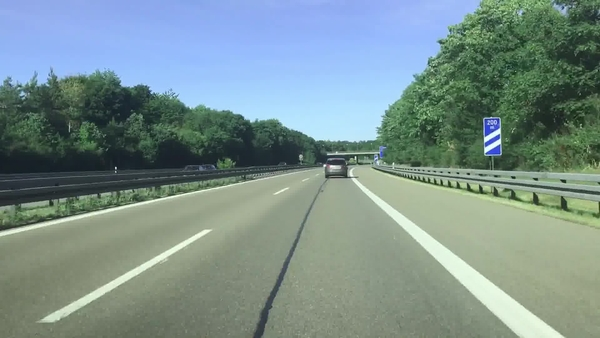
%> input picture conventional/otherFootage/original.jpg, 600 x 338 px
$ octave laneOnImage.m   (GNU Octave 9; MATLAB toolbox functions it lacks are replaced by stand-ins)
%> lines starting %> are read from the running program, lines starting %| are printed output that depends on the picture; in (x1, y1, x2, y2) boxes, pixels count from 0 and x2, y2 are one past the last pixel; in counts of white or black regions, pixels touching at a corner belong together; the program's own positions count from 1
### conventional/gray.m
%converts image to grayscale
function gray_img = gray(img)

    %convert to grayscale
    gray_img = im2gray(img);

end

### conventional/white_yellow.m
%creates a binary mask of yellow and white areas
function mask_yw_image = white_yellow(image, gray)

    %convert RGB to HSV coloir space for better yellow representation
    img_hsv = rgb2hsv(image);

    %set the needed yellow colour space thresholds
    lower_yellow = [20 100 100];
    upper_yellow = [30 255 255];

    %create a true map with 1 in yellow areas
    mask_yellow = true(size(img_hsv,1), size(img_hsv,2));
    for p = 1 : 3
        mask_yellow = mask_yellow & (img_hsv(:,:,p) >= lower_yellow(p) & img_hsv(:,:,p) <= upper_yellow(p));
    end

    %create a true map for white values between 200 and 255 from gray
    mask_white = (gray >= 200 & gray <= 255);

    %merge the two masks into one
    mask_yw = mask_white | mask_yellow;

    %keep pixels that only exist in both images
    mask_yw_image = uint8(mask_yw & gray);

end

### conventional/region.m
%filters out any pixels outside the lane area
function region_img = region(image)

    %get size
    [height, width] = size(image);

    %create the tip point for the ROI triangle: middle of image
    tip_x = uint16(width * 0.5);
    tip_y = uint16(height * 0.5);

    %create triangle height and width: bottom to middle, all, respectively
    triangle_x = double([0 tip_x width]);
    triangle_y = double([height tip_y height]);

    %create mask with coordinates
    mask = poly2mask(triangle_x, triangle_y, height, width);

    %keep pixels that only match between the two
    region_img = uint8(image & mask);

end

### conventional/gauss.m
%applies gaussian filter
function guass_img = gauss(image)

    %apply gaussain filter with a spread of 2
    guass_img = imgaussfilt(image, 2);

end

### conventional/canny.m
%creates a edge map
function canny_img = canny(image)

    %create map using canny with threshold 0.1 and spread 2, as values are
    %1 and 0
    canny_img = uint8(edge(image, "canny", 0.1, 1));
end

### conventional/hough_lines.m
%detects lines form edge map
function lines = hough_lines(image)

    %converts pixels and their possible lines to hough space
    [H, T, R] = hough(image);

    %gets the highest 5 intersection bins (5 lines)
    P = houghpeaks(H, 5 , "threshold", 0);

    %get the coordinates and parameters of the  lines
    lines = houghlines(image, T, R, P, "MinLength", 5, "FillGap", 5);

end

### conventional/average.m
%creates two lines from detected hough lines
function [left_line, right_line] = average(image, lines)

    %initialise array to distribute lines
    left = [];
    right = [];

    %loop over all lines
    for i = 1:length(lines)

        %get the start and end of line
        x1 = lines(i).point1(1);
        y1 = lines(i).point1(2);
        x2 = lines(i).point2(1);
        y2 = lines(i).point2(2);

        %create linear equation from two points
        parameters = polyfit([x1, x2], [y1, y2], 1);

        %get slope and y intersect of equation
        slope = parameters(1);
        y_int = parameters(2);

        %classify lines as left or right based on slope polarity (inversed)
        if slope < 0
            left = [left; slope, y_int];
        else
            right = [right; slope, y_int];
        end
    end

        %average out lines to get one each
        right_avg = mean(right);
        left_avg = mean(left);

        %make points out of average lines to make lane mask
        left_line = make_points(image, left_avg);
        right_line = make_points(image, right_avg);

end

### conventional/make_points.m
%makes points out from averaged line equation
function points = make_points(image, avg)
    global g_slope;
    global g_y_int;

    %try and catch when lines do not exist
    try
        %get line params
        slope = avg(1);
        y_int = avg(2);

        %set them to global variables to be used when lanes are not
        %detected
        g_slope = slope;
        g_y_int = y_int;

    catch ME

        %use previous ones when lanes are not detected
        slope = g_slope;
        y_int = g_y_int;
    end

    %set lines start from bottom to 3/5 from it, and X according to
    %linear equation values based on the selected y values
    [y1, ~] = size(image);
    y2 = int16(y1 * (3/5));
    x1 = int16((y1 - y_int) / slope);
    x2 = int16((y2 - y_int) / slope);

    %return points
    points = [x1 y1 x2 y2];

end

### conventional/display_lines.m
%creates a RGB image with green lanes
function lines_image = display_lines(image, lines)

    %get image size
    [height, width, ~] = size(image);

    %get number of lines: not always 2
    [lines_count, ~] = size(lines);

    %initialise output with same size
    lines_image = uint8(zeros(height, width));

    %loop over lines
    for i = 1:lines_count

        %get the points and create a line image with 10 width for each
        coordinates = lines(i,:);
        lines_image = insertShape(lines_image, "Line", coordinates, "Color", "green", "LineWidth", 10);
    end
end

### conventional/laneOnImage.m
clear;clc;

%load image
img = imread("otherFootage/original.jpg");
%> img is the input picture: size 338x600x3 uint8; mean R, G, B 122.8, 144.2, 141.2

%make image grayscale
gray_img = gray(img);
%> in gray, `gray_img = im2gray(img);`:
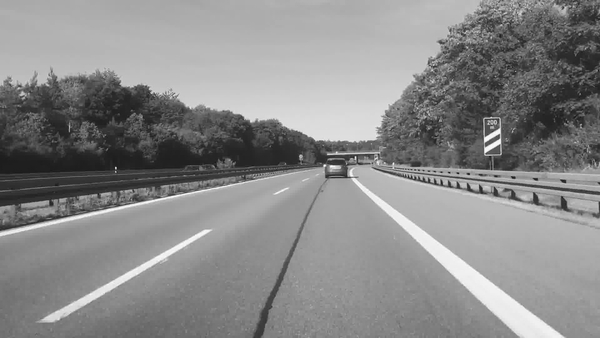
%> gray_img: size 338x600 uint8; min 18, max 255, mean 137.4

%get a mask of white and yellow areas
white_yellow_img = white_yellow(img, gray_img);
%> in white_yellow, `img_hsv = rgb2hsv(image);`: img_hsv: size 338x600x3 double; mean H, S, V 0.382, 0.249, 0.617
%> in white_yellow, `mask_white = (gray >= 200 & gray <= 255);`:
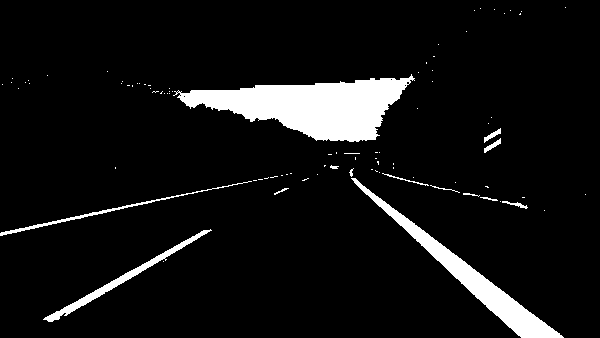
%> mask_white: size 338x600 logical; 7.3% white; 90 white regions (76 under 20 px), largest, box (x1, y1, x2, y2) and area: (173, 74, 415, 142) 8493, (351, 178, 564, 338) 3951, (43, 229, 212, 322) 1173

%apply region of interest: filter upper half
isolated = region(white_yellow_img);
%> in region, `region_img = uint8(image & mask);`:
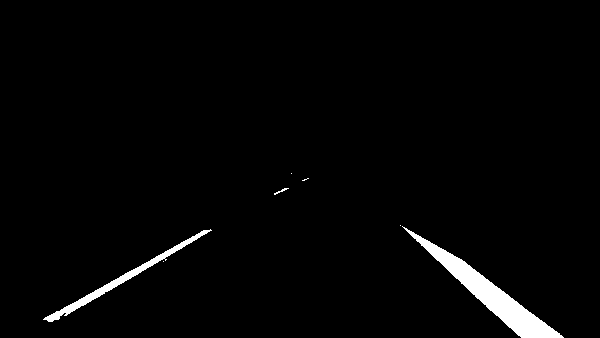
%> region_img: size 338x600 uint8; values 0 (black) and 1 (white), 2.2% white; 7 white regions (4 under 20 px), largest, box (x1, y1, x2, y2) and area: (402, 226, 564, 338) 3174, (43, 229, 212, 322) 1173, (274, 188, 289, 195) 29

%apply guassian filter
blurred_img = gauss(isolated);
%> in gauss, `guass_img = imgaussfilt(image, 2);`: guass_img: size 338x600 uint8; values 0 (black) and 1 (white), 2.1% white; 2 white regions, box (x1, y1, x2, y2) and area: (408, 231, 563, 338) 3161, (46, 230, 208, 322) 1155

%get edge map using canny
canny_img = canny(blurred_img);
%> in canny, `canny_img = uint8(edge(image, "canny", 0.1, 1));`:
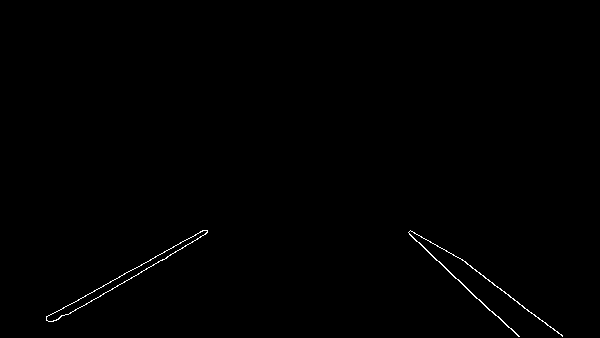
%> canny_img: size 338x600 uint8; values 0 (black) and 1 (white), 0.39% white in thin lines or dots, all inside (x1, y1, x2, y2) = (46, 230, 563, 337)

%detect edge lines using hough transform
lines = hough_lines(canny_img);
%> in hough_lines, `[H, T, R] = hough(image);`: T = 180 values from -90 to 89; R = 1377 values from -688 to 688
%> in hough_lines, `P = houghpeaks(H, 5 , "threshold", 0);`: P = [797 44; 759 38; 989 152; 695 31; 816 46]
%> in hough_lines, `lines = houghlines(image, T, R, P, "MinLength", 5, "FillGap", 5);`: lines = 7 lines; point1 to point2 (x, y): (454, 255) to (563, 337), (410, 235) to (475, 296), (204, 231) to (130, 272), (125, 275) to (56, 313), (411, 231) to (471, 266), (480, 300) to (520, 337), (459, 280) to (496, 316)

%average detected lines to make only two: left and right
[left_line, right_line] = average(img, lines);
%> the loop in average, `for i = 1:length(lines)` made 7 passes
%> (x1, y1, x2, y2, slope, y_int, right) on passes 2, 3, 6: (480, 300, 520, 337, 0.925, -144, [0.938 -149.8; 0.925 -144]), (454, 255, 563, 337, 0.752, -86.54, [0.938 -149.8; 0.925 -144; 0.752 -86.54]), (411, 231, 471, 266, 0.583, -8.75, [0.938 -149.8; 0.925 -144; 0.752 -86.54; 0.583 -8.75])
%> (x1, y1, x2, y2, slope, y_int, left) on pass 5: (125, 275, 56, 313, -0.551, 343.8, [-0.554 344; -0.551 343.8])
%> in average, `right_avg = mean(right);`: right_avg = [0.834 -111.1]
%> in average, `left_avg = mean(left);`: left_avg = [-0.552 343.9]
%> in make_points, `slope = avg(1);`: slope = -0.552
%> in make_points, `y_int = avg(2);`: y_int = 343.9
%> in make_points, `g_slope = slope;`: g_slope = -0.552
%> in make_points, `g_y_int = y_int;`: g_y_int = 343.9
%> in make_points, `x1 = int16((y1 - y_int) / slope);`: x1 = 11
%> in make_points, `x2 = int16((y2 - y_int) / slope);`: x2 = 255
%> in make_points, `points = [x1 y1 x2 y2];`: points = [11 338 255 203]
%> in average, `right_line = make_points(image, right_avg);`: right_line = [538 338 376 203]
%> left_line = [11 338 255 203]; right_line = [538 338 376 203]

%create a green lane image
lane_lines = display_lines(img, [left_line; right_line]);
%> in display_lines, `[lines_count, ~] = size(lines);`: lines_count = 2
%> the loop in display_lines, `for i = 1:lines_count` made 2 passes
%> pass 2, in display_lines, `lines_image = insertShape(lines_image, "Line", coordinates, "Color", "..`:
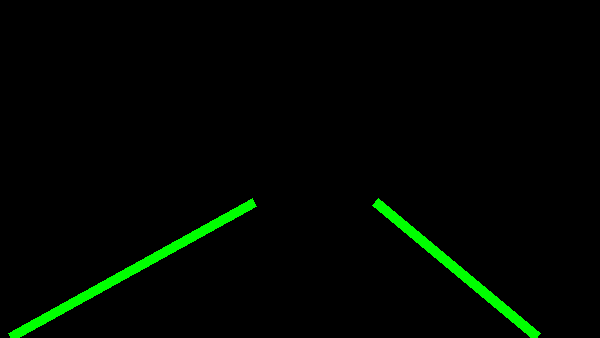
%> lines_image: size 338x600x3 uint8; mean R, G, B 0, 5.9, 0

%merge lanes with original image while reducing the brightness of original
final = lane_lines + (img - 40);
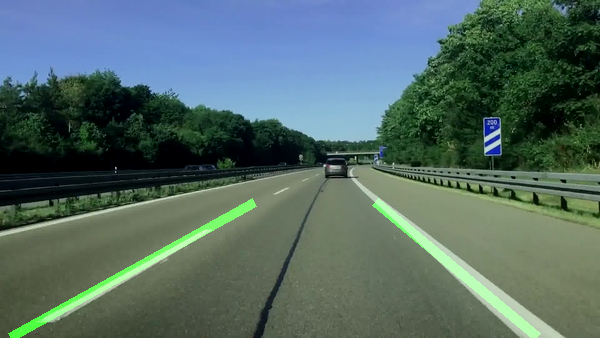
%> final: size 338x600x3 uint8; mean R, G, B 83.4, 106.3, 101.3

%show final
figure
imshow(final);
